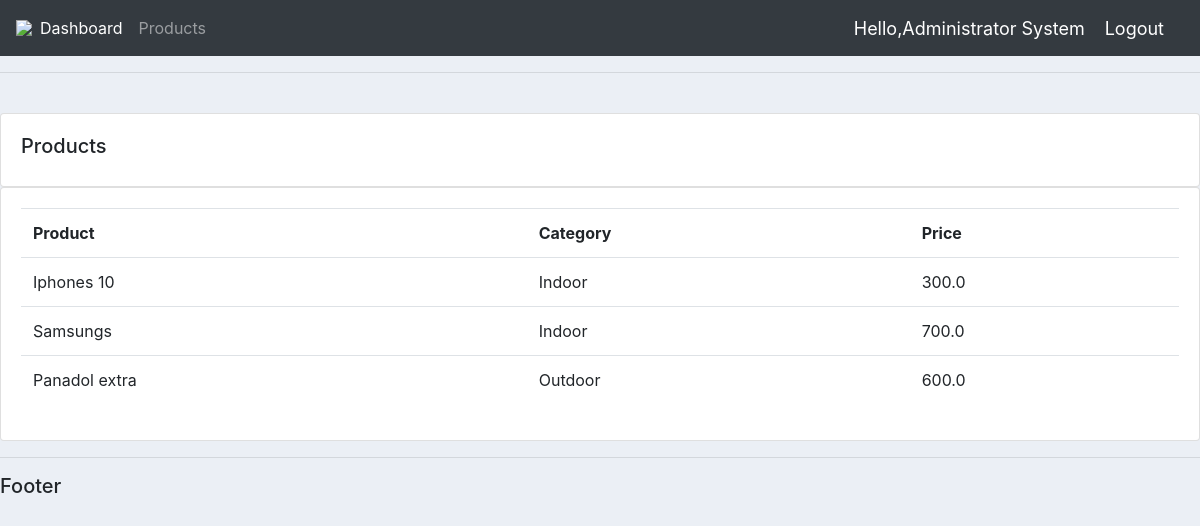
/products/ (signed in), run on the app's committed database.
### accounts/models.py (models this page shows, shortened)
class CustomUser(AbstractUser):
    USER_TYPE = ((1, 'Admin'), (2, 'cms'))
    username = None  # use email instead of username
    email = models.EmailField(unique=True, null=False)
    user_type = models.CharField(default=1, choices=USER_TYPE, max_length=1)
    created_at = models.DateTimeField(auto_now_add=True)
    updated_at = models.DateTimeField(auto_now_add=True)
    USERNAME_FIELD = 'email'
    REQUIRED_FIELDS = []
    objects = CustomUserManager()

class Product(models.Model):
    CATEGORY = (
        ('Indoor', 'Indoor'),
        ('Outdoor', 'Outdoor')
    )
    name = models.CharField(max_length=100, null=True)
    price = models.FloatField()
    category = models.CharField(max_length=255, null=True, choices=CATEGORY)
    description = models.CharField(max_length=255, null=True, blank=True)
    tags = models.ManyToManyField(Tag)
    date_created = models.DateTimeField(auto_now_add=True, null=True)

### accounts/views.py (the view)
# urls.py: path('products/',views.product,name='product'),
@login_required(login_url='login')
def product(request):
    products = Product.objects.all()
    context = {
        'products': products
    }
    return render(request, 'products.html', context)

### template/products.html
{% extends 'main.html' %}
{% block content %}
<br>
<div class='row'>
<div class='col-md'>
<div class='card card-body'>
<h5>Products</h5>
</div>
<div class="card card-body">
<table class='table'>
<tr>
<th>Product</th>
<th>Category</th>
<th>Price</th>
</tr>
    {% for product in products %}
    <tr>
    <td>{{ product.name }} </td>
    <td>{{ product.category }} </td>
    <td>{{ product.price }} </td>
    </tr>
    {% endfor %}
</table>
</div>
</div>
</div>
{% endblock content %}

### template/main.html (shortened to what this page needs)
{% load static %}
<!DOCTYPE html>
<html>
    <head>
        <link rel="stylesheet" href="https://stackpath.bootstrapcdn.com/bootstrap/4.3.1/css/bootstrap.min.css">
       <link rel="stylesheet" type="text/css" href="{% static '/css/main.css' %}">
    </head>
    <body>
    {% include 'navbar.html' %}
    <hr>
     {% block content %}
    {% endblock content %}
    <hr>
    <h5>Footer</h5>
    </body>
</html>

### template/navbar.html (shortened to what this page needs)
{% load static %}
<nav class="navbar navbar-expand-lg navbar-dark bg-dark">
  <img src="{% static 'images/logo.png' %}">
  <div class="collapse navbar-collapse" id="navbarNav">
  <ul class='navbar-nav'>
  <li class='nav-item active'>
  <a class ="nav-link" href="{% url 'dashboard' %}">Dashboard</a>
  </li>
  <li class="nav-item">
  <a class="nav-link" href="{% url 'product' %}">Products</a>
  </li>
    </ul>
  </div>
  <span class="hello-msg">Hello,{{request.user.first_name}} {{request.user.last_name}} </span>
  <span><a class="hello-msg" href="{% url 'logout' %}">Logout</a>
</nav>

### static/css/main.css (style rules this page uses)
body { background-color:#ebeff5; }

### template/navbar.html (style rules this page uses)
.hello-msg { font-size:18px; color:white; margin-right:20px; }

### data on the page
CustomUser: user.first_name "Administrator", user.last_name "System"
Product: name "Iphones 10", category "Indoor", price "300.0"
Product: name "Samsungs", category "Indoor", price "700.0"
Product: name "Panadol extra", category "Outdoor", price "600.0"
